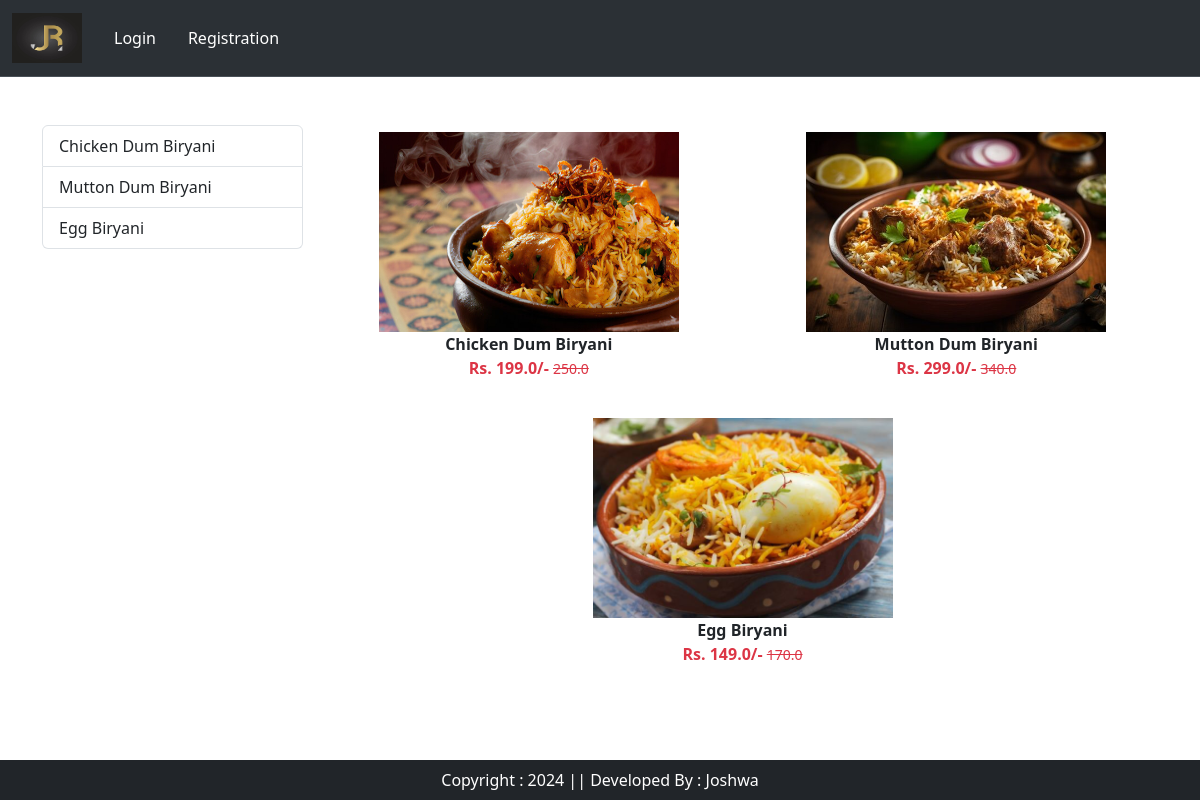
Page /category/DB on the committed database.
### app/models.py (models this page shows, shortened)
class Product(models.Model):
    title=models.CharField(max_length=100)
    selling_price = models.FloatField()
    discount_price = models.FloatField()
    description = models.TextField()
    composition = models.TextField(default='')
    prodapp = models.TextField(default='')
    category = models.CharField(choices=CATEGORY_CHOICES,max_length=2)
    product_images = models.ImageField(upload_to='product')

### app/views.py (the view)
# urls.py: path('category/<slug:val>',views.CategoryView.as_view(),name='category'),
class CategoryView(View):
    def get(self, request, val):
        totalitem = 0
        if request.user.is_authenticated:
            totalitem = len(Cart. objects. filter(user=request.user))
        product = Product.objects.filter(category=val)
        title = Product.objects.filter(category=val).values('title')
        return render(request,"app/category.html",locals())

### app/templates/app/category.html (shortened to what this page needs)
{% extends 'app/base.html' %}
{% load static %}
{% block main-content %}
    <div class="container my-5">
        <div class="row">
            <div class="col-sm-3">
                <div class="list-group">
                    {% for val in title %}
                        <a href="{% url 'category-title' val.title %}" class="list-group-item list-group-item-action" aria-current="true">
                            {{val.title}}
                        </a>
                    {% endfor %}
                </div>
            </div>
            <div class="col-sm-9">
                <div class="row">
                    {% for prod in product %}
                        <div class="col text-center mb-4">
                            <a href="{% url 'product-detail' prod.id %}" class="btn">
                                <div>
                                    <img src="{{prod.product_images.url}}" width="300px" height="200px" />
                                    <div class="fw-bold">{{prod.title}}</div>
                                    <div class="fw-bold text-danger">
                                        Rs. {{prod.discount_price}}/-
                                        <small class="fw-light text-decoration-line-through">{{prod.selling_price}}</small>
                                    </div>
                                </div>
                            </a>
                        </div>
                    {% endfor %}
                </div>
            </div>
        </div>
    </div>
{% endblock main-content %}

### app/templates/app/base.html (shortened to what this page needs)
<!DOCTYPE html>
{% load static %}
<html lang="en">
<head>
    <link href="https://cdn.jsdelivr.net/npm/bootstrap@5.3.3/dist/css/bootstrap.min.css" rel="stylesheet">
    <link rel="stylesheet" href="{% static 'app/css/owl.carousel.min.css' %}">
    <link rel="stylesheet" href="{% static 'app/css/all.min.css' %}">
    <link rel="stylesheet" href="{% static 'app/css/style.css' %}">
</head>
<body>
    <nav class="navbar bg-dark border-bottom border-bod navbar-expand-lg bg-body-tertiary " data-bs-theme="dark" style="background-color: #fdece3;">
        <div class="container-fluid">
          <a class="navbar-brand" href="#">
            <img src="{% static 'app/images/JR-LOGO.jpg' %}" width="70" height="50" alt="logo">
          </a>
          <div class="collapse navbar-collapse" id="navbarSupportedContent">
            <ul class="navbar-nav me-auto mb-2 mb-lg-0">
              {% if request.user.is_authenticated %}
              <li class="nav-item">
                <a class="nav-link active test" aria-current="page" href="/">Home</a>
              </li>
              <li class="nav-item dropdown">
                <a class="nav-link dropdown-toggle text-white" href="#" role="button" data-bs-toggle="dropdown" aria-expanded="false">
                  Dish
                </a>
                <ul class="dropdown-menu">
                  <li><a class="dropdown-item" href="{% url 'category' 'DB' %}">Dum Biryani</a></li>
                  <li><hr class="dropdown-divider"></li>
                  <li><a class="dropdown-item" href="{% url 'category' 'ST' %}">Starters</a></li>
                  <li><hr class="dropdown-divider"></li>
                  <li><a class="dropdown-item" href="{% url 'category' 'CG' %}">Chicken Gravy</a></li>
                  <li><hr class="dropdown-divider"></li>
                  <li><a class="dropdown-item" href="{% url 'category' 'MC' %}">Mutton Gravy</a></li>
                  <li><hr class="dropdown-divider"></li>
                  <li><a class="dropdown-item" href="{% url 'category' 'TD' %}">Tandoori</a></li>
                  <li><hr class="dropdown-divider"></li>
                  <li><a class="dropdown-item" href="{% url 'category' 'FR' %}">Fried Rice</a></li>
                </ul>
              </li>
              <li class="nav-item">
                <a class="nav-link text-white" href="{% url 'about' %}">About Us</a>
              </li>
              <li class="nav-item">
                <a class="nav-link text-white" href="{% url 'contact' %}">Contact Us</a>
              </li>
            </ul>
            <form class="d-flex" role="search">
              <input class="form-control me-2" type="search" placeholder="Search" aria-label="Search">
              <button class="btn btn-outline-success" type="submit">Search</button>
            </form>
          </div>
          <ul class="navbar-nav me-auto mb-2 mb-lg-0">
            <li class="nav-item dropdown mx-2">
              <a class="nav-link dropdown-toggle text-white" href="#" id="profileDropdown" role="button" data-bs-toggle="dropdown" aria-expanded="false">
                {{request.user}}
              </a>
              <ul class="dropdown-menu" aria-labelledby="profileDropdown">
                <li><a class="dropdown-item" href="{% url 'profile' %}">Profile</a></li>
                <li><a class="dropdown-item" href="{% url 'passwordchange' %}">Change Password</a></li>
                <li><a class="dropdown-item" href="{% url 'logout' %}">Logout</a></li>
              </ul>
            </li>
            <li class="nav-item mx-2">
              <a class="nav-link text-white" href="{% url 'showcart' %}"> <span class="badge bg-danger">{% if totalitem > 0 %} {{totalitem}} {% endif %}</span> Cart </a>
            </li>
            {% else %}
            <li class="nav-item mx-2">
              <a class="nav-link text-white" href="{% url 'login' %}">Login</a>
            </li>
            <li class="nav-item mx-2">
              <a class="nav-link text-white" href="{% url 'customerregistration' %}">Registration</a>
            </li>
            {% endif %}
          </ul>
        </div>
      </nav>
      {% block main-content %} {% endblock main-content %}
      <footer class="container-fluid fixed-bottom bg-dark text-center p-2 mt-5 text-white">
        Copyright : 2024 || Developed By : Joshwa
      </footer>
</body>
</html>

### rows in the picture
Product: product_images (picture), title "Chicken Dum Biryani", discount_price "199.0", selling_price "250.0"
Product: product_images (picture), title "Mutton Dum Biryani", discount_price "299.0", selling_price "340.0"
Product: product_images (picture), title "Egg Biryani", discount_price "149.0", selling_price "170.0"

### other values in the picture
{{ val.title }} "Chicken Dum Biryani" "Mutton Dum Biryani" "Egg Biryani"
